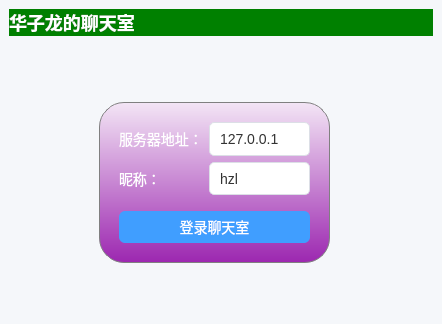
<?xml version="1.0" encoding="UTF-8"?>
<ui version="4.0">
 <class>MainWindow</class>
 <widget class="QMainWindow" name="MainWindow">
  <property name="geometry">
   <rect>
    <x>0</x>
    <y>0</y>
    <width>442</width>
    <height>324</height>
   </rect>
  </property>
  <property name="windowTitle">
   <string>聊天室客户端</string>
  </property>
  <property name="styleSheet">
   <string notr="true">/* ======================
   全局基础样式
====================== */
QWidget {
    background-color: #f5f7fa;
    font-family: &quot;Microsoft YaHei&quot;;
    font-size: 14px;
    color: #333333;
}

/* ======================
   标题
====================== */
QLabel#titleLabel {
    font-size: 18px;
    font-weight: bold;
    color: #2c3e50;
}

/* ======================
   登录卡片区域
====================== */
QFrame#loginFrame {
    background-color: #ffffff;
    border-radius: 10px;
    border: 1px solid #dcdfe6;
}

/* 登录标签 */
QLabel {
    color: #606266;
}

/* 输入框统一样式 */
QLineEdit {
    height: 30px;
    padding: 4px 8px;
    border-radius: 5px;
    border: 1px solid #dcdfe6;
    background-color: #ffffff;
}

QLineEdit:focus {
    border: 1px solid #409eff;
}

/* ======================
   按钮样式
====================== */
QPushButton {
    height: 32px;
    padding: 0 15px;
    border-radius: 6px;
    background-color: #409eff;
    color: #ffffff;
    border: none;
}

QPushButton:hover {
    background-color: #66b1ff;
}

QPushButton:pressed {
    background-color: #337ecc;
}

/* 退出按钮弱化处理 */
QPushButton#pushButton_2 {
    background-color: #f56c6c;
}

QPushButton#pushButton_2:hover {
    background-color: #f78989;
}

/* ======================
   聊天界面
====================== */

/* 聊天显示区 */
QTextEdit {
    border: 1px solid #dcdfe6;
    border-radius: 6px;
    padding: 6px;
    background-color: #ffffff;
}

/* 用户列表 */
QListWidget {
    border: 1px solid #dcdfe6;
    border-radius: 6px;
    background-color: #ffffff;
}

QListWidget::item {
    height: 28px;
    padding-left: 6px;
}

QListWidget::item:selected {
    background-color: #ecf5ff;
    color: #409eff;
}

/* ======================
   输入区
====================== */
QLineEdit#lineEdit {
    border-radius: 6px;
}

/* ======================
   滚动条美化（可选但推荐）
====================== */
QScrollBar:vertical {
    width: 8px;
    background: transparent;
}

QScrollBar::handle:vertical {
    background: #c0c4cc;
    border-radius: 4px;
}

QScrollBar::handle:vertical:hover {
    background: #909399;
}

QScrollBar::add-line,
QScrollBar::sub-line {
    height: 0px;
}
</string>
  </property>
  <widget class="QWidget" name="centralwidget">
   <layout class="QVBoxLayout" name="verticalLayout">
    <item>
     <widget class="QLabel" name="titleLabel">
      <property name="styleSheet">
       <string notr="true">#titleLabel{
    background-color:green; 
font: 15pt &quot;黑体&quot;;
color: rgb(255, 255, 255);
}</string>
      </property>
      <property name="text">
       <string>华子龙的聊天室</string>
      </property>
     </widget>
    </item>
    <item>
     <widget class="QStackedWidget" name="stackedWidget">
      <property name="styleSheet">
       <string notr="true">#titleLabel {
background: white;
color: blue;
font-size:20px;
border-bottom: 1px solid black;
padding:5px;
}

#mainFrame {
border:none;
background:white;
}

#loginFrame {
background: qlineargradient(x1:0,y1:0,x2:0,y2:1,stop:0 #ddd, stop:1 #aaa);
border: 1px solid gray;
padding:10px;
border-radius:25px;
}</string>
      </property>
      <property name="currentIndex">
       <number>1</number>
      </property>
      <widget class="QWidget" name="chatPage">
       <layout class="QGridLayout" name="gridLayout_3">
        <item row="0" column="0">
         <layout class="QHBoxLayout" name="horizontalLayout">
          <item>
           <widget class="QTextEdit" name="roomTextEdit"/>
          </item>
          <item>
           <widget class="QListWidget" name="userListWidget">
            <property name="maximumSize">
             <size>
              <width>120</width>
              <height>16777215</height>
             </size>
            </property>
           </widget>
          </item>
         </layout>
        </item>
        <item row="1" column="0">
         <layout class="QHBoxLayout" name="horizontalLayout_2">
          <item>
           <widget class="QLineEdit" name="sayLineEdit"/>
          </item>
          <item>
           <widget class="QPushButton" name="sayButton">
            <property name="text">
             <string>发送</string>
            </property>
           </widget>
          </item>
          <item>
           <widget class="QPushButton" name="logoutButton">
            <property name="text">
             <string>退出</string>
            </property>
           </widget>
          </item>
         </layout>
        </item>
       </layout>
      </widget>
      <widget class="QWidget" name="loginPage">
       <widget class="QFrame" name="loginFrame">
        <property name="geometry">
         <rect>
          <x>90</x>
          <y>60</y>
          <width>231</width>
          <height>161</height>
         </rect>
        </property>
        <property name="styleSheet">
         <string notr="true">#titleLabel {
background: white;
color:blue;
font-size:20px;
border: none;
border-bottom: 1px solid black;
padding: 5px;
font: 24pt &quot;黑体&quot;;
color: rgb(255, 255, 255);
background-color: rgba(0, 170, 127, 255);
}

#mainFrame {
border: none;
background: white;
}

#loginFrame {
    background: qlineargradient(x1:0,y1:0,x2:0,y2:1,stop:0 #f3e5f5, stop:1 #9c27b0);
    border: 1px solid gray;
    padding: 10px;
    border-radius:25px;
}

#label_2, #label_3 {
    background-color: transparent; /* 强制背景透明 */
    color: white; /* 文字白色，适配紫色渐变背景 */
}</string>
        </property>
        <property name="frameShape">
         <enum>QFrame::Shape::StyledPanel</enum>
        </property>
        <property name="frameShadow">
         <enum>QFrame::Shadow::Raised</enum>
        </property>
        <layout class="QGridLayout" name="gridLayout_2">
         <item row="2" column="0">
          <widget class="QPushButton" name="loginButton">
           <property name="text">
            <string>登录聊天室</string>
           </property>
          </widget>
         </item>
         <item row="0" column="0">
          <layout class="QGridLayout" name="gridLayout">
           <item row="0" column="0">
            <widget class="QLabel" name="label_2">
             <property name="text">
              <string>服务器地址：</string>
             </property>
            </widget>
           </item>
           <item row="1" column="0">
            <widget class="QLabel" name="label_3">
             <property name="text">
              <string>昵称：</string>
             </property>
            </widget>
           </item>
           <item row="0" column="1">
            <widget class="QLineEdit" name="serverEdit">
             <property name="text">
              <string>127.0.0.1</string>
             </property>
            </widget>
           </item>
           <item row="1" column="1">
            <widget class="QLineEdit" name="usernameEdit">
             <property name="text">
              <string>hzl</string>
             </property>
            </widget>
           </item>
          </layout>
         </item>
         <item row="1" column="0">
          <spacer name="verticalSpacer">
           <property name="orientation">
            <enum>Qt::Orientation::Vertical</enum>
           </property>
           <property name="sizeType">
            <enum>QSizePolicy::Policy::Fixed</enum>
           </property>
           <property name="sizeHint" stdset="0">
            <size>
             <width>20</width>
             <height>10</height>
            </size>
           </property>
          </spacer>
         </item>
        </layout>
       </widget>
      </widget>
     </widget>
    </item>
   </layout>
  </widget>
 </widget>
 <resources/>
 <connections/>
</ui>
